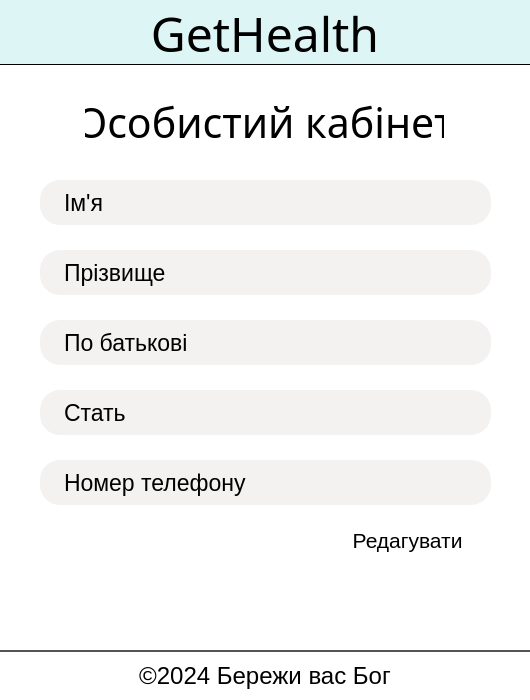
<?xml version="1.0" encoding="UTF-8"?>
<ui version="4.0">
 <class>personalAccount</class>
 <widget class="QDialog" name="personalAccount">
  <property name="geometry">
   <rect>
    <x>0</x>
    <y>0</y>
    <width>530</width>
    <height>700</height>
   </rect>
  </property>
  <property name="minimumSize">
   <size>
    <width>530</width>
    <height>700</height>
   </size>
  </property>
  <property name="maximumSize">
   <size>
    <width>530</width>
    <height>700</height>
   </size>
  </property>
  <property name="windowTitle">
   <string>Dialog</string>
  </property>
  <property name="styleSheet">
   <string notr="true">background-color: rgb(255, 255, 255);</string>
  </property>
  <widget class="QLabel" name="pageTitle">
   <property name="geometry">
    <rect>
     <x>85</x>
     <y>92</y>
     <width>359</width>
     <height>60</height>
    </rect>
   </property>
   <property name="minimumSize">
    <size>
     <width>359</width>
     <height>43</height>
    </size>
   </property>
   <property name="maximumSize">
    <size>
     <width>359</width>
     <height>60</height>
    </size>
   </property>
   <property name="font">
    <font>
     <family>Myanmar Text</family>
     <pointsize>31</pointsize>
    </font>
   </property>
   <property name="styleSheet">
    <string notr="true">color: black;
</string>
   </property>
   <property name="text">
    <string>Особистий кабінет</string>
   </property>
   <property name="textFormat">
    <enum>Qt::PlainText</enum>
   </property>
   <property name="alignment">
    <set>Qt::AlignCenter</set>
   </property>
  </widget>
  <widget class="QLabel" name="headerName">
   <property name="geometry">
    <rect>
     <x>0</x>
     <y>0</y>
     <width>530</width>
     <height>65</height>
    </rect>
   </property>
   <property name="minimumSize">
    <size>
     <width>530</width>
     <height>65</height>
    </size>
   </property>
   <property name="maximumSize">
    <size>
     <width>530</width>
     <height>65</height>
    </size>
   </property>
   <property name="font">
    <font>
     <family>Myanmar Text</family>
     <pointsize>36</pointsize>
    </font>
   </property>
   <property name="styleSheet">
    <string notr="true">background: #DDF5F4;
color: black;
border-bottom: 1px solid black;</string>
   </property>
   <property name="text">
    <string>GetHealth</string>
   </property>
   <property name="textFormat">
    <enum>Qt::RichText</enum>
   </property>
   <property name="alignment">
    <set>Qt::AlignCenter</set>
   </property>
  </widget>
  <widget class="QPushButton" name="editButton">
   <property name="geometry">
    <rect>
     <x>330</x>
     <y>520</y>
     <width>161</width>
     <height>41</height>
    </rect>
   </property>
   <property name="font">
    <font>
     <pointsize>16</pointsize>
     <bold>false</bold>
    </font>
   </property>
   <property name="cursor">
    <cursorShape>PointingHandCursor</cursorShape>
   </property>
   <property name="layoutDirection">
    <enum>Qt::RightToLeft</enum>
   </property>
   <property name="styleSheet">
    <string notr="true">background-color: rgb(255, 255, 255, 0);
background-repeat: no-repeat;
border: none;
color: rgb(0, 0, 0);</string>
   </property>
   <property name="text">
    <string>Редагувати </string>
   </property>
   <property name="icon">
    <iconset resource="Recources.qrc">
     <normaloff>:/recources/img/edit.png</normaloff>:/recources/img/edit.png</iconset>
   </property>
   <property name="iconSize">
    <size>
     <width>35</width>
     <height>35</height>
    </size>
   </property>
  </widget>
  <widget class="QLabel" name="companyName">
   <property name="geometry">
    <rect>
     <x>0</x>
     <y>650</y>
     <width>530</width>
     <height>50</height>
    </rect>
   </property>
   <property name="minimumSize">
    <size>
     <width>336</width>
     <height>10</height>
    </size>
   </property>
   <property name="maximumSize">
    <size>
     <width>530</width>
     <height>56</height>
    </size>
   </property>
   <property name="font">
    <font>
     <family>Microsoft JhengHei UI</family>
     <pointsize>18</pointsize>
    </font>
   </property>
   <property name="styleSheet">
    <string notr="true">color: #000;
border-top: 2px solid #555454;</string>
   </property>
   <property name="text">
    <string>©2024 Бережи вас Бог</string>
   </property>
   <property name="alignment">
    <set>Qt::AlignCenter</set>
   </property>
  </widget>
  <widget class="QLabel" name="name">
   <property name="geometry">
    <rect>
     <x>40</x>
     <y>180</y>
     <width>451</width>
     <height>45</height>
    </rect>
   </property>
   <property name="font">
    <font>
     <pointsize>17</pointsize>
    </font>
   </property>
   <property name="styleSheet">
    <string notr="true">border-radius: 20px;
color: rgb(0, 0, 0);
background-color: rgb(244, 241, 241);
padding: 8px 18px;</string>
   </property>
   <property name="text">
    <string>Ім'я</string>
   </property>
  </widget>
  <widget class="QLabel" name="surname">
   <property name="geometry">
    <rect>
     <x>40</x>
     <y>250</y>
     <width>451</width>
     <height>45</height>
    </rect>
   </property>
   <property name="font">
    <font>
     <pointsize>17</pointsize>
    </font>
   </property>
   <property name="styleSheet">
    <string notr="true">border-radius: 20px;
color: rgb(0, 0, 0);
background-color: rgb(244, 241, 241);
padding: 8px 18px;</string>
   </property>
   <property name="text">
    <string>Прізвище</string>
   </property>
  </widget>
  <widget class="QLabel" name="patronymic">
   <property name="geometry">
    <rect>
     <x>40</x>
     <y>320</y>
     <width>451</width>
     <height>45</height>
    </rect>
   </property>
   <property name="font">
    <font>
     <pointsize>17</pointsize>
    </font>
   </property>
   <property name="styleSheet">
    <string notr="true">border-radius: 20px;
color: rgb(0, 0, 0);
background-color: rgb(244, 241, 241);
padding: 8px 18px;</string>
   </property>
   <property name="text">
    <string>По батькові</string>
   </property>
  </widget>
  <widget class="QLabel" name="gender">
   <property name="geometry">
    <rect>
     <x>40</x>
     <y>390</y>
     <width>451</width>
     <height>45</height>
    </rect>
   </property>
   <property name="font">
    <font>
     <pointsize>17</pointsize>
    </font>
   </property>
   <property name="styleSheet">
    <string notr="true">border-radius: 20px;
color: rgb(0, 0, 0);
background-color: rgb(244, 241, 241);
padding: 8px 18px;</string>
   </property>
   <property name="text">
    <string>Стать</string>
   </property>
  </widget>
  <widget class="QLabel" name="phoneNumber">
   <property name="geometry">
    <rect>
     <x>40</x>
     <y>460</y>
     <width>451</width>
     <height>45</height>
    </rect>
   </property>
   <property name="font">
    <font>
     <pointsize>17</pointsize>
    </font>
   </property>
   <property name="styleSheet">
    <string notr="true">border-radius: 20px;
color: rgb(0, 0, 0);
background-color: rgb(244, 241, 241);
padding: 8px 18px;</string>
   </property>
   <property name="text">
    <string>Номер телефону</string>
   </property>
  </widget>
  <widget class="QPushButton" name="menuButton">
   <property name="geometry">
    <rect>
     <x>20</x>
     <y>10</y>
     <width>41</width>
     <height>41</height>
    </rect>
   </property>
   <property name="font">
    <font>
     <pointsize>14</pointsize>
    </font>
   </property>
   <property name="cursor">
    <cursorShape>PointingHandCursor</cursorShape>
   </property>
   <property name="layoutDirection">
    <enum>Qt::RightToLeft</enum>
   </property>
   <property name="styleSheet">
    <string notr="true">background-color: rgb(255, 255, 255, 0);
background-repeat: no-repeat;
border: none;
color: rgb(0, 0, 0);</string>
   </property>
   <property name="text">
    <string/>
   </property>
   <property name="icon">
    <iconset resource="Recources.qrc">
     <normaloff>:/recources/img/BurgerMenuIcon.svg</normaloff>:/recources/img/BurgerMenuIcon.svg</iconset>
   </property>
   <property name="iconSize">
    <size>
     <width>38</width>
     <height>38</height>
    </size>
   </property>
  </widget>
  <widget class="QPushButton" name="exitButton">
   <property name="geometry">
    <rect>
     <x>470</x>
     <y>10</y>
     <width>41</width>
     <height>41</height>
    </rect>
   </property>
   <property name="font">
    <font>
     <pointsize>14</pointsize>
    </font>
   </property>
   <property name="cursor">
    <cursorShape>PointingHandCursor</cursorShape>
   </property>
   <property name="layoutDirection">
    <enum>Qt::RightToLeft</enum>
   </property>
   <property name="styleSheet">
    <string notr="true">background-color: rgb(255, 255, 255, 0);
background-repeat: no-repeat;
border: none;
color: rgb(0, 0, 0);</string>
   </property>
   <property name="text">
    <string/>
   </property>
   <property name="icon">
    <iconset resource="Recources.qrc">
     <normaloff>:/recources/img/exit.png</normaloff>:/recources/img/exit.png</iconset>
   </property>
   <property name="iconSize">
    <size>
     <width>35</width>
     <height>35</height>
    </size>
   </property>
  </widget>
 </widget>
 <resources>
  <include location="Recources.qrc"/>
 </resources>
 <connections/>
</ui>
